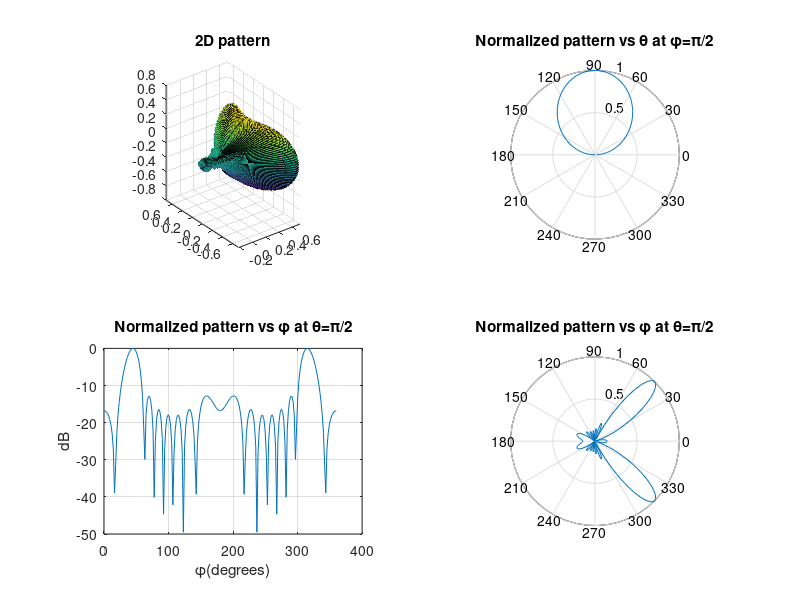

This figure's MATLAB source:
N = 8;
f = 3*10^8; c = 3*10^8; lambda = c/f;
l = 0.25*lambda;
d = 0.5*lambda;
k = 2*pi/lambda;
phi_0 = pi/4;
xi = -k * d * cos(phi_0);
N_theta = 100; N_phi = 200;
% Plot 2D pattern (versus (\theta, \phi))
subplot(2,2,1)
[theta,phi] = meshgrid(0:pi./(N_theta-1):pi, 0:2*pi./(N_phi-1):2*pi);
psi = xi + k*d*sin(theta).*cos(phi);
A = 1/N*abs(sin(N*psi/2))./abs(sin(psi/2));
F = (abs(((cos(k*l*cos(theta))-cos(k*l))./sin(theta))));
E_mag = A.*F; % Coefficients irelevant to (\theta,\phi) are ignored
XD = E_mag.*sin(theta).*cos(phi);
YD = E_mag.*sin(theta).*sin(phi);
ZD = E_mag.*cos(theta);
surf(XD,YD,ZD);
title('2D pattern'); axis image; rotate3d on;
% Plot 1D pattern versus \theta with \phi=pi/2
subplot(2,2,2)
phi = pi/2;
theta = [0:pi/(N_theta-1):pi];
psi = xi + k*d*sin(theta).*cos(phi);
A = 1/N*abs(sin(N*psi/2))./abs(sin(psi/2));
F = (abs(((cos(k*l*cos(theta))-cos(k*l))./sin(theta))));
E_mag = A.*F;
polar(theta, E_mag/max(E_mag))
title('Normalized pattern vs \theta at \phi=\pi/2')
% Plot 1D pattern versus \phi with \theta=pi/2(H-plane)
subplot(2,2,3)
theta = pi/2;
phi=[0:2*pi/( N_phi-1):2*pi];
psi = xi + k*d*sin(theta).*cos(phi);
A = 1/N*abs(sin(N*psi/2))./abs(sin(psi/2));
F = (abs(((cos(k*l*cos(theta))-cos(k*l))./sin(theta))));
E_mag = A.*F;
plot(phi/pi*180, 20*log10(E_mag/max(E_mag)))
title('Normalized pattern vs \phi at \theta=\pi/2'); grid on;
xlabel('\phi(degrees)'); ylabel('dB')

% Polar plot 1D pattern versus \phi with \theta=pi/2
subplot(2,2,4)
polar(phi, E_mag/max(E_mag))
title('Normalized pattern vs \phi at \theta=\pi/2')